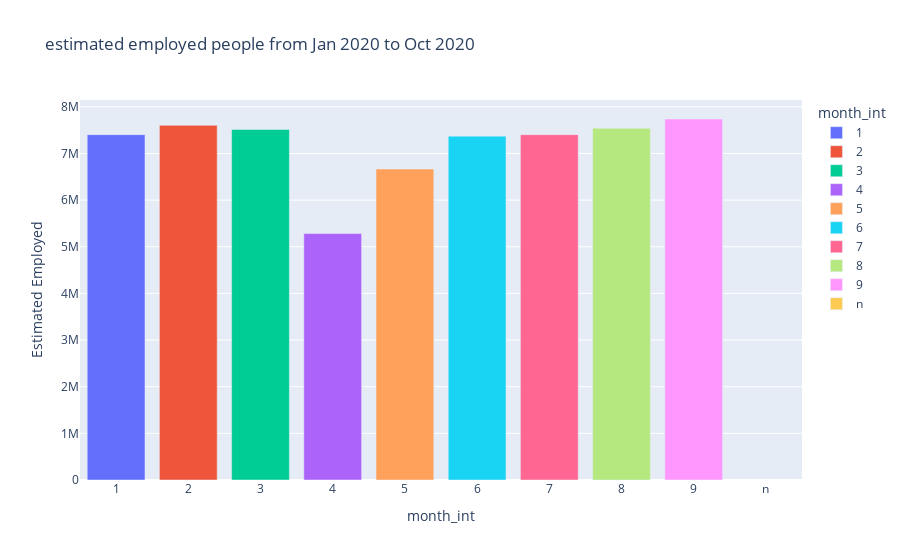

Write notebook code for a chart like this one.
### Code cell
fig = px.bar(IND, x='month_int',y=' Estimated Employed', color='month_int',title='estimated employed people from Jan 2020 to Oct 2020')
fig.show()

### Figure 1 — Plotly figure (JSON) as saved in the notebook; plotly's stock layout.template omitted (floating-point values rounded to 4 significant figures)
{"data": [{"alignmentgroup": "True", "hovertemplate": "month_int=%{x}<br> Estimated Employed=%{y}<extra></extra>", "legendgroup": "1", "marker": {"color": "#636efa", "pattern": {"shape": ""}}, "name": "1", "offsetgroup": "1", "orientation": "v", "showlegend": true, "textposition": "auto", "type": "bar", "x": ["1"], "xaxis": "x", "y": [7404000.0], "yaxis": "y"}, {"alignmentgroup": "True", "hovertemplate": "month_int=%{x}<br> Estimated Employed=%{y}<extra></extra>", "legendgroup": "2", "marker": {"color": "#EF553B", "pattern": {"shape": ""}}, "name": "2", "offsetgroup": "2", "orientation": "v", "showlegend": true, "textposition": "auto", "type": "bar", "x": ["2"], "xaxis": "x", "y": [7604000.0], "yaxis": "y"}, {"alignmentgroup": "True", "hovertemplate": "month_int=%{x}<br> Estimated Employed=%{y}<extra></extra>", "legendgroup": "3", "marker": {"color": "#00cc96", "pattern": {"shape": ""}}, "name": "3", "offsetgroup": "3", "orientation": "v", "showlegend": true, "textposition": "auto", "type": "bar", "x": ["3"], "xaxis": "x", "y": [7517000.0], "yaxis": "y"}, {"alignmentgroup": "True", "hovertemplate": "month_int=%{x}<br> Estimated Employed=%{y}<extra></extra>", "legendgroup": "4", "marker": {"color": "#ab63fa", "pattern": {"shape": ""}}, "name": "4", "offsetgroup": "4", "orientation": "v", "showlegend": true, "textposition": "auto", "type": "bar", "x": ["4"], "xaxis": "x", "y": [5283000.0], "yaxis": "y"}, {"alignmentgroup": "True", "hovertemplate": "month_int=%{x}<br> Estimated Employed=%{y}<extra></extra>", "legendgroup": "5", "marker": {"color": "#FFA15A", "pattern": {"shape": ""}}, "name": "5", "offsetgroup": "5", "orientation": "v", "showlegend": true, "textposition": "auto", "type": "bar", "x": ["5"], "xaxis": "x", "y": [6667000.0], "yaxis": "y"}, {"alignmentgroup": "True", "hovertemplate": "month_int=%{x}<br> Estimated Employed=%{y}<extra></extra>", "legendgroup": "6", "marker": {"color": "#19d3f3", "pattern": {"shape": ""}}, "name": "6", "offsetgroup": "6", "orientation": "v", "showlegend": true, "textposition": "auto", "type": "bar", "x": ["6"], "xaxis": "x", "y": [7372000.0], "yaxis": "y"}, {"alignmentgroup": "True", "hovertemplate": "month_int=%{x}<br> Estimated Employed=%{y}<extra></extra>", "legendgroup": "7", "marker": {"color": "#FF6692", "pattern": {"shape": ""}}, "name": "7", "offsetgroup": "7", "orientation": "v", "showlegend": true, "textposition": "auto", "type": "bar", "x": ["7"], "xaxis": "x", "y": [7404000.0], "yaxis": "y"}, {"alignmentgroup": "True", "hovertemplate": "month_int=%{x}<br> Estimated Employed=%{y}<extra></extra>", "legendgroup": "8", "marker": {"color": "#B6E880", "pattern": {"shape": ""}}, "name": "8", "offsetgroup": "8", "orientation": "v", "showlegend": true, "textposition": "auto", "type": "bar", "x": ["8"], "xaxis": "x", "y": [7540000.0], "yaxis": "y"}, {"alignmentgroup": "True", "hovertemplate": "month_int=%{x}<br> Estimated Employed=%{y}<extra></extra>", "legendgroup": "9", "marker": {"color": "#FF97FF", "pattern": {"shape": ""}}, "name": "9", "offsetgroup": "9", "orientation": "v", "showlegend": true, "textposition": "auto", "type": "bar", "x": ["9"], "xaxis": "x", "y": [7739000.0], "yaxis": "y"}, {"alignmentgroup": "True", "hovertemplate": "month_int=%{x}<br> Estimated Employed=%{y}<extra></extra>", "legendgroup": "n", "marker": {"color": "#FECB52", "pattern": {"shape": ""}}, "name": "n", "offsetgroup": "n", "orientation": "v", "showlegend": true, "textposition": "auto", "type": "bar", "x": ["n"], "xaxis": "x", "y": [null], "yaxis": "y"}], "layout": {"barmode": "relative", "legend": {"title": {"text": "month_int"}, "tracegroupgap": 0}, "title": {"text": "estimated employed people from Jan 2020 to Oct 2020"}, "xaxis": {"anchor": "y", "categoryarray": ["1", "2", "3", "4", "5", "6", "7", "8", "9", "n"], "categoryorder": "array", "domain": [0, 1], "title": {"text": "month_int"}}, "yaxis": {"anchor": "x", "domain": [0, 1], "title": {"text": " Estimated Employed"}}}}
